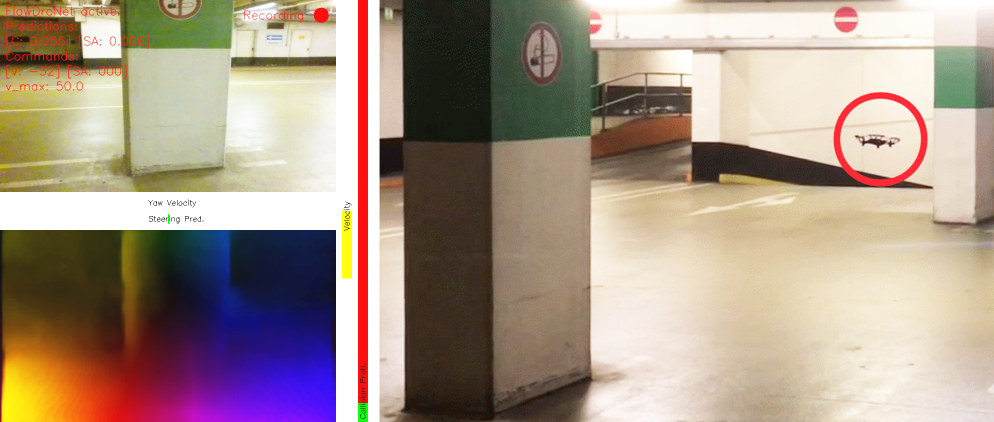
#> input picture misc/images/test_flight.png, 1988 x 844 px (shown at 1/2 size); its folder holds only this picture in this run
$ python create_eval_video.py
#> lines starting #> are read from the running program, lines starting #| are printed output that depends on the picture
#!/usr/bin/env python3
"""
create_eval_video.py

This script creates a video from two advanced evaluation results (step_05_evaluate_set.py).
Useful for comparing the results.

Written by Moritz Sperling

Licensed under the MIT License (see LICENSE for details)
"""
import os
import cv2
import glob
import numpy as np
from tqdm import tqdm


input_real = "/data/dronetoriginal/eval/eval_adv"
input_flow = "/data/flowdronet/eval/eval_adv"
output_name = "/data/comparison.mp4"
ext_real = "png"
ext_flow = "png"

fps = 20
vidsize = (980, 720)
imgsize = (900, 300)

# check if single set or multiple sets to test
is_single_run = os.path.isdir(os.path.join(input_real, 'images'))
if is_single_run:
	both_folders = [[input_real, input_flow]]
else:
	tmp = next(os.walk(os.path.join(input_real, '.')))[1]
	both_folders = []
	for f in tmp:
		if os.path.isdir(os.path.join(input_flow, f)):
			subfolders = [os.path.join(input_real, f), os.path.join(input_flow, f)]
			both_folders.append(subfolders)

fourcc = cv2.VideoWriter_fourcc(*"mp4v")
video = cv2.VideoWriter(output_name, fourcc, fps, vidsize)

# iterate through folders
for l, folders in enumerate(tqdm(sorted(both_folders))):

	ipth_real = os.path.join(folders[0], 'images/*.' + ext_real)
	imgs_real = sorted(glob.glob(ipth_real))

	ipth_flow = os.path.join(folders[1], 'images/*.' + ext_flow)
	imgs_flow = sorted(glob.glob(ipth_flow))

	if len(imgs_real) != len(imgs_flow):
		imgs_real = imgs_real[1:]

	for i in range(0, len(imgs_real)):
		img_real = cv2.imread(imgs_real[i], cv2.IMREAD_COLOR)
#> img_real is the input picture: shape (844, 1988, 3); mean B, G, R 136.4, 150.6, 168.5
		img_flow = cv2.imread(imgs_flow[i], cv2.IMREAD_COLOR)

		img_real = cv2.resize(img_real, imgsize)
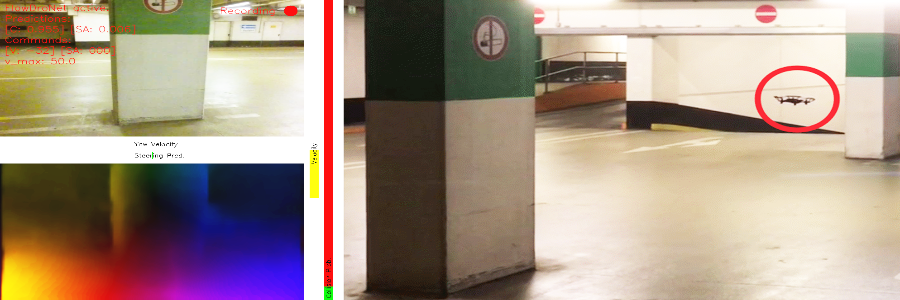
#> img_real: shape (300, 900, 3); mean B, G, R 136.3, 150.6, 168.4
		img_flow = cv2.resize(img_flow, imgsize)

		shape = np.shape(img_real)
#> shape = (300, 900, 3)
		img_out = np.ones((vidsize[1] , vidsize[0], shape[2]), dtype=img_real.dtype) * 255

		img_out[40:shape[0] + 40, 10:shape[1] + 10, 0:3] = img_real
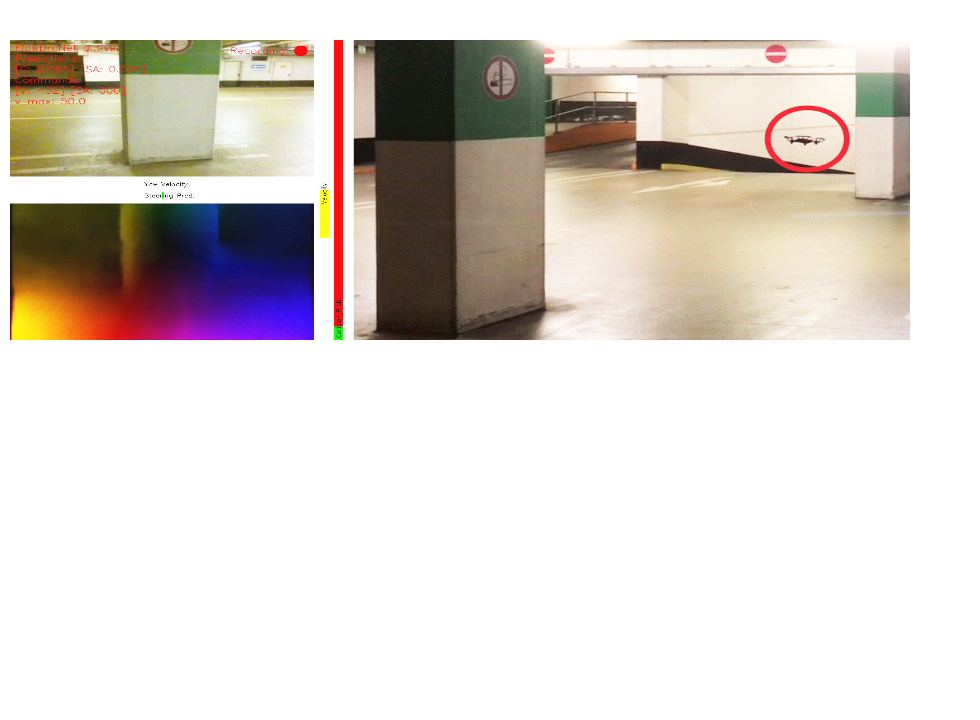
#> img_out: shape (720, 980, 3); mean B, G, R 209.6, 215, 221.9
		img_out[shape[0] + 110:2 * shape[0] + 110, 10:shape[1] + 10, :] = img_flow
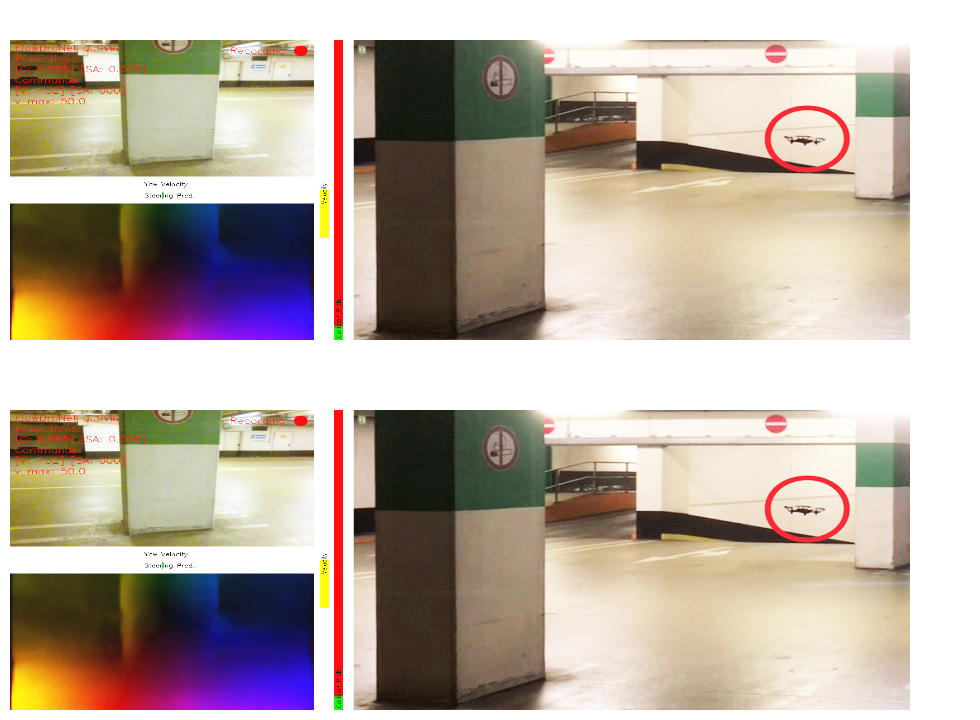
#> img_out: shape (720, 980, 3); mean B, G, R 164.2, 175.1, 188.7

		cv2.putText(img_out, 'DroNet - Predictions:', (10, 30), cv2.FONT_HERSHEY_SIMPLEX, 0.8, (0, 0, 0), 2, cv2.LINE_AA)
		cv2.putText(img_out, 'DroNet - Activation Maps:', (510, 30), cv2.FONT_HERSHEY_SIMPLEX, 0.8, (0, 0, 0), 2, cv2.LINE_AA)
		cv2.putText(img_out, 'FlowDroNet - Predictions:', (10, 400), cv2.FONT_HERSHEY_SIMPLEX, 0.8, (0, 0, 0), 2, cv2.LINE_AA)
		cv2.putText(img_out, 'FlowDroNet - Activation Maps:', (510, 400), cv2.FONT_HERSHEY_SIMPLEX, 0.8, (0, 0, 0), 2,cv2.LINE_AA)
		cv2.putText(img_out, 'Experiment: ' + os.path.split(folders[0])[1], (10, 360), cv2.FONT_HERSHEY_SIMPLEX, 0.4, (0, 0, 0), 1,cv2.LINE_AA)
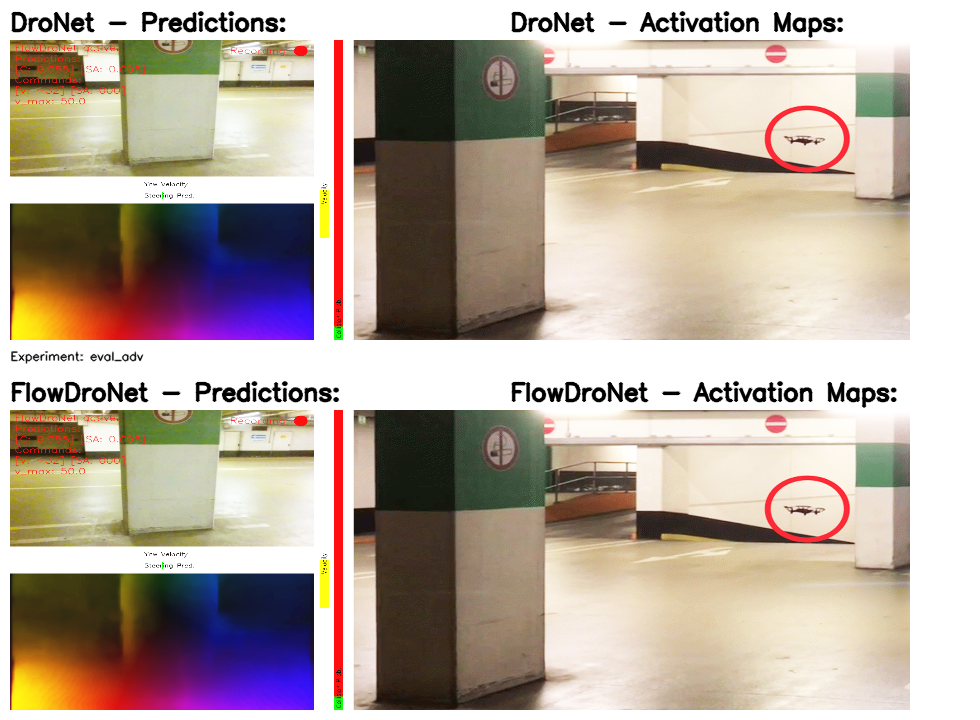
#> img_out: shape (720, 980, 3); mean B, G, R 160.3, 171.2, 184.9

		video.write(img_out)

video.release()
print("written to: " + output_name)
